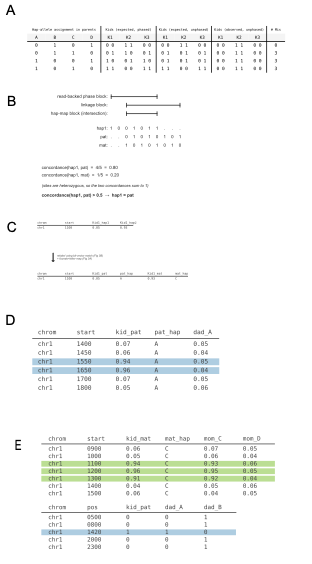

The Python source for this figure:
"""Render Fig 3 for the tapestry manuscript.

Each panel mirrors a specific wiki section so the manuscript figure and
its caption can be traced back to a single source of truth. When writing
the figure caption, pull context from the linked sections.

Panel A — `manuscript_figures/fig3/fig3_panelA.pdf`
    The exhaustive-enumeration table at clean site N1.
    Wiki source:
      `wiki/pedigree_wise_workflow/inheritance_mapping/concordance/concordance.md`
      section 3 ("Deducing variant phase by exhaustive enumeration at a
      clean site"), which embeds `concordance/fig2.png`.
    The orientation-enumeration logic is replicated from upstream
    `Platinum-Pedigree-Inheritance/wiki/generate_wiki.py` at the SHA
    pinned in
    `wiki/pedigree_wise_workflow/inheritance_mapping/README.md`
    (`7448e5e946adbc7969ad5fd5e0730d7cace23a8d`), so the row contents
    stay in lockstep with the wiki figure rather than being hand-typed.
    Differences from the wiki rendering: the table is laid out with a
    two-row header so A/B/C/D sit under "Founder assignment" and
    K1/K2/K3 sit under each "Kids (...)" group, the "<- winner"
    annotation is dropped, and the output is a vector PDF for Illustrator
    placement.

Panel B — `manuscript_figures/fig3/fig3_panelB.pdf`
    The bit-vector match cartoon (hap1 vs pat/mat over a hap-map block).
    Wiki source:
      `wiki/pedigree_wise_workflow/founder_phased_methylation/founder_phased_methylation.md`
      section "Bit-vector match", which embeds `bit_vector_match.png`.
    Rendering is delegated to that wiki page's own generator
    (`wiki/.../founder_phased_methylation.py:render_match`), so panel B
    is byte-equivalent to the wiki figure modulo the PDF container.

Panel C — `manuscript_figures/fig3/fig3_panelC.pdf`
    The rebucketing moment: the same per-CpG methylation values for one
    kid (Kid1) shown first under hiphase's arbitrary hap1/hap2 labels,
    then relabelled to founder-aware (pat/mat + founder letter) labels.
    The two sub-tables share their numerical content; only the column
    names change — this is the literal "relabel, don't recompute"
    message of the wiki section.
    Wiki source:
      `wiki/pedigree_wise_workflow/founder_phased_methylation/founder_phased_methylation.md`
      section "Relabelling per-CpG methylation".
    Rendered by `wiki/motivation/trio_discovery.py:render_rebucket_panel`.

Panel D — `manuscript_figures/fig3/fig3_panelD.pdf`
    De novo gain-of-methylation discovery table (use case 1). Moved from
    Fig 1D so the reader sees it after the rebucketing machinery has been
    introduced. Trio context (parental cartoon) remains in Fig 1C.
    Wiki source: this is the manuscript-side table, simulated in
    `wiki/motivation/trio_discovery.py` (DENOVO_TABLE_*); the polars-query
    discovery code lives alongside (DENOVO_CODE) and is rendered into
    Supp Fig 1.
    Rendered by `wiki/motivation/trio_discovery.py:render_trio_denovo_meth_table`.
    The row data was extended (10 CpGs, 2 highlighted) so highlighted
    rows read as a discovery rather than as the entire region.

Panel E — `manuscript_figures/fig3/fig3_panelE.pdf`
    Compound genetic-epigenetic heterozygote discovery tables (use case
    2). Moved from Fig 1F. Trio context remains in Fig 1E.
    Wiki source: simulated in `wiki/motivation/trio_discovery.py`
    (COMPOUND_METH_*, COMPOUND_GENO_*); the polars-query discovery code
    is rendered into Supp Fig 1.
    Rendered by `wiki/motivation/trio_discovery.py:render_trio_compound_het_tables`.
    The methylation row data was extended (7 CpGs, 3 highlighted) so the
    highlighted run reads as a discovery within a baseline window.

Run:
    .venv/bin/python manuscript_figures/fig3.py
"""
from __future__ import annotations

from pathlib import Path
from typing import Dict, List, Tuple

import matplotlib.pyplot as plt
from matplotlib.patches import Rectangle

OUT = Path(__file__).resolve().parent / "fig3"
OUT.mkdir(parents=True, exist_ok=True)


# ---------------------------------------------------------------------------
# Replicated from upstream generate_wiki.py at the pinned SHA.
# ---------------------------------------------------------------------------
# Site N1: clean pass at a non-informative site (dad=0/1, mom=0/1).
N1_TRUTH = {"A": 0, "B": 1, "C": 0, "D": 1}

# Block letter labels, kid -> (paternal letter, maternal letter).
BLOCK_LABELS: Dict[str, Tuple[str, str]] = {
    "Kid1": ("A", "C"),
    "Kid2": ("B", "D"),
    "Kid3": ("A", "C"),
}

# All 2^2 = 4 founder-letter orientations.
ORIENTATIONS: List[Tuple[Tuple[str, str], Tuple[str, str]]] = [
    (("A", "B"), ("C", "D")),
    (("B", "A"), ("C", "D")),
    (("A", "B"), ("D", "C")),
    (("B", "A"), ("D", "C")),
]


def _sorted_unphased(pair: Tuple[int, int]) -> Tuple[int, int]:
    return (min(pair), max(pair))


def _site_observed() -> Dict[str, Tuple[int, int]]:
    """Observed unphased genotypes at site N1 (no injected error)."""
    a, b, c, d = N1_TRUTH["A"], N1_TRUTH["B"], N1_TRUTH["C"], N1_TRUTH["D"]
    truth = {
        "Dad": (a, b),
        "Mom": (c, d),
        "Kid1": (a, c),
        "Kid2": (b, d),
        "Kid3": (a, c),
    }
    return {k: _sorted_unphased(v) for k, v in truth.items()}


def _expected_under_orientation(
    dad_letters: Tuple[str, str],
    mom_letters: Tuple[str, str],
    dad_vcf: Tuple[int, int],
    mom_vcf: Tuple[int, int],
) -> Dict[str, Tuple[int, int]]:
    letter_to_allele: Dict[str, int] = {
        dad_letters[0]: dad_vcf[0],
        dad_letters[1]: dad_vcf[1],
        mom_letters[0]: mom_vcf[0],
        mom_letters[1]: mom_vcf[1],
    }
    expected: Dict[str, Tuple[int, int]] = {
        "Dad": (letter_to_allele[dad_letters[0]], letter_to_allele[dad_letters[1]]),
        "Mom": (letter_to_allele[mom_letters[0]], letter_to_allele[mom_letters[1]]),
    }
    for kid, (lp, lm) in BLOCK_LABELS.items():
        expected[kid] = (letter_to_allele[lp], letter_to_allele[lm])
    return expected


def _count_mismatches(
    observed: Dict[str, Tuple[int, int]],
    expected: Dict[str, Tuple[int, int]],
) -> int:
    return sum(
        1 for k in observed
        if _sorted_unphased(observed[k]) != _sorted_unphased(expected[k])
    )


# ---------------------------------------------------------------------------
# Build the rows shown in the table.
# ---------------------------------------------------------------------------
def _build_rows() -> List[List[str]]:
    observed = _site_observed()
    dad_vcf = observed["Dad"]
    mom_vcf = observed["Mom"]

    rows: List[Tuple[Tuple[int, int, int, int], List[str]]] = []
    for dad_letters, mom_letters in ORIENTATIONS:
        expected = _expected_under_orientation(dad_letters, mom_letters, dad_vcf, mom_vcf)
        letter_to_allele = {
            dad_letters[0]: dad_vcf[0], dad_letters[1]: dad_vcf[1],
            mom_letters[0]: mom_vcf[0], mom_letters[1]: mom_vcf[1],
        }
        a, b, c, d = (letter_to_allele[L] for L in "ABCD")
        n_mis = _count_mismatches(observed, expected)
        cells: List[str] = [str(a), str(b), str(c), str(d)]
        for k in ("Kid1", "Kid2", "Kid3"):
            cells.append(f"{expected[k][0]} {expected[k][1]}")
        for k in ("Kid1", "Kid2", "Kid3"):
            s = _sorted_unphased(expected[k])
            cells.append(f"{s[0]} {s[1]}")
        for k in ("Kid1", "Kid2", "Kid3"):
            s = observed[k]
            cells.append(f"{s[0]} {s[1]}")
        cells.append(str(n_mis))
        rows.append(((a, b, c, d), cells))

    rows.sort(key=lambda r: r[0])
    return [cells for _, cells in rows]


# ---------------------------------------------------------------------------
# Rendering — two-row header with grouped sub-columns.
# ---------------------------------------------------------------------------
GROUPS: List[Tuple[str, List[str]]] = [
    ("Hap-allele assignment in parents", ["A", "B", "C", "D"]),
    ("Kids (expected, phased)",   ["K1", "K2", "K3"]),
    ("Kids (expected, unphased)", ["K1", "K2", "K3"]),
    ("Kids (observed, unphased)", ["K1", "K2", "K3"]),
    ("# Mis",                      [""]),
]


def _render(out_path: Path, rows: List[List[str]]) -> None:
    sub_cols = [s for _, subs in GROUPS for s in subs]
    n_cols = len(sub_cols)
    n_rows = len(rows)
    header_rows = 2

    col_w = 0.85
    row_h = 0.36
    left_pad = right_pad = 0.2
    top_pad = bot_pad = 0.15

    fig_w = left_pad + right_pad + n_cols * col_w
    fig_h = top_pad + bot_pad + (header_rows + n_rows) * row_h

    fig = plt.figure(figsize=(fig_w, fig_h))
    ax = fig.add_axes([
        left_pad / fig_w, bot_pad / fig_h,
        (n_cols * col_w) / fig_w, ((header_rows + n_rows) * row_h) / fig_h,
    ])
    ax.set_xlim(0, n_cols)
    ax.set_ylim(0, header_rows + n_rows)
    ax.set_axis_off()

    font_size = 14
    group_font_size = 11
    body_font_size = 15

    def y_for_row(idx_from_top: int) -> float:
        return header_rows + n_rows - idx_from_top - 1

    # Group label row.
    cursor = 0
    for label, subs in GROUPS:
        span = len(subs)
        y0 = y_for_row(0)
        ax.add_patch(Rectangle(
            (cursor, y0), span, 1,
            facecolor="white", edgecolor="none",
        ))
        ax.text(
            cursor + span / 2, y0 + 0.5, label,
            ha="center", va="center", fontsize=group_font_size, family="monospace",
        )
        cursor += span

    # Sub-column row.
    for j, sub in enumerate(sub_cols):
        y0 = y_for_row(1)
        ax.add_patch(Rectangle(
            (j, y0), 1, 1,
            facecolor="#f4f4f4", edgecolor="none",
        ))
        if sub:
            ax.text(
                j + 0.5, y0 + 0.5, sub,
                ha="center", va="center", fontsize=font_size, family="monospace",
            )

    # Body rows.
    for i, row in enumerate(rows):
        for j, cell in enumerate(row):
            y0 = y_for_row(header_rows + i)
            ax.add_patch(Rectangle(
                (j, y0), 1, 1,
                facecolor="white", edgecolor="none",
            ))
            ax.text(
                j + 0.5, y0 + 0.5, cell,
                ha="center", va="center", fontsize=body_font_size, family="monospace",
            )

    # Inner separators only (no outer table border).
    line_kw = dict(color="black", linewidth=0.5)
    # Horizontal: only under the sub-column header row.
    ax.plot([0, n_cols], [n_rows, n_rows], **line_kw)
    # Vertical separators only at group boundaries (full height).
    cursor = 0
    boundaries = []
    for _, subs in GROUPS:
        cursor += len(subs)
        boundaries.append(cursor)
    for j in boundaries[:-1]:  # skip the rightmost (outer edge)
        ax.plot([j, j], [0, header_rows + n_rows], **line_kw)

    out_path.parent.mkdir(parents=True, exist_ok=True)
    fig.savefig(out_path, bbox_inches="tight", pad_inches=0.05)
    plt.close(fig)
    print(f"wrote {out_path}")


def _ensure_wiki_on_path() -> None:
    import sys
    repo_root = Path(__file__).resolve().parent.parent
    if str(repo_root) not in sys.path:
        sys.path.insert(0, str(repo_root))


def _render_panelB(out_path: Path) -> None:
    """Panel B — bit-vector match cartoon. Reuses the wiki figure's
    rendering at `wiki/.../founder_phased_methylation.py:render_match`
    (single source of truth) but emits PDF for Illustrator."""
    _ensure_wiki_on_path()
    from wiki.pedigree_wise_workflow.founder_phased_methylation import (  # noqa: E402
        founder_phased_methylation as fpm,
    )
    out_path.parent.mkdir(parents=True, exist_ok=True)
    fpm.render_match(out_path=out_path)


def _render_panelC(out_path: Path) -> None:
    """Panel C — rebucketing cartoon. Reuses
    `wiki/motivation/trio_discovery.py:render_rebucket_panel`."""
    _ensure_wiki_on_path()
    from wiki.motivation import trio_discovery  # noqa: E402
    out_path.parent.mkdir(parents=True, exist_ok=True)
    trio_discovery.render_rebucket_panel(
        out_path=out_path,
        show_title=False,
        cell_fontsize=9,
        trim_whitespace=True,
    )


def _render_panelD(out_path: Path) -> None:
    """Panel D — de novo discovery table (moved from Fig 1D).
    Reuses `wiki/motivation/trio_discovery.py:render_trio_denovo_meth_table`."""
    _ensure_wiki_on_path()
    from wiki.motivation import trio_discovery  # noqa: E402
    out_path.parent.mkdir(parents=True, exist_ok=True)
    trio_discovery.render_trio_denovo_meth_table(
        out_path=out_path,
        show_title=False,
        col_dx=0.105,
        cell_fontsize=9,
        trim_whitespace=True,
    )


def _render_panelE(out_path: Path) -> None:
    """Panel E — compound het discovery tables (moved from Fig 1F).
    Reuses `wiki/motivation/trio_discovery.py:render_trio_compound_het_tables`."""
    _ensure_wiki_on_path()
    from wiki.motivation import trio_discovery  # noqa: E402
    out_path.parent.mkdir(parents=True, exist_ok=True)
    trio_discovery.render_trio_compound_het_tables(
        out_path=out_path,
        show_title=False,
        trim_whitespace=True,
    )


def main() -> None:
    rows = _build_rows()
    _render(OUT / "fig3_panelA.pdf", rows)
    _render_panelB(OUT / "fig3_panelB.pdf")
    _render_panelC(OUT / "fig3_panelC.pdf")
    _render_panelD(OUT / "fig3_panelD.pdf")
    _render_panelE(OUT / "fig3_panelE.pdf")


if __name__ == "__main__":
    main()
